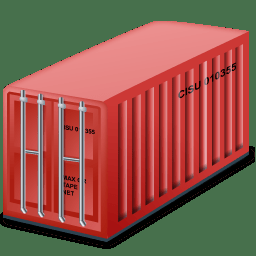
#> input picture container.png, 256 x 256 px
$ jupyter execute edge_detector.ipynb
#> lines starting #> are read from the running program, lines starting #| are printed output that depends on the picture
[cell 1]
import numpy as np
import cv2
import matplotlib.pyplot as plt

[cell 2]
img = cv2.imread("container.png")
#> img is the input picture: shape (256, 256, 3); mean B, G, R 74.3, 87.7, 143.7

[cell 3]
while(img.shape[0]>1025):
    img=cv2.resize(img, (0, 0), fx=0.25, fy=0.25, interpolation=cv2.INTER_AREA)
img2=img.copy()
img3=img.copy()
img.shape
#> Out = (256, 256, 3)

[cell 4]
vertical_convu_mat=np.array([[0.25,0.5,0.25],[0.0,0.0,0.0],[-0.25,-0.5,-0.25]])
vertical_convu_mat

[cell 5]
horizontal_convu_mat=np.array([[0.25,0,-0.25],[0.5,0,-0.5],[0.25,0,-0.25]])
horizontal_convu_mat

[cell 6]
def get_vertical_edges(i,j,img):
    sum=0.0
    for ii in range(-1,2):
        for jj in range(-1,2):
            if(i+ii>=0 and j+jj>=0 and i+ii<img.shape[0] and j+jj<img.shape[1]):
                sum += img[i+ii,j+jj]*vertical_convu_mat[ii+1][jj+1]
    return sum

[cell 7]
def get_horizontal_edge(i,j,img):
    sum=0.0
    for ii in range(-1,2):
        for jj in range(-1,2):
            if(i+ii>=0 and j+jj>=0 and i+ii<img.shape[0] and j+jj<img.shape[1]):
                sum += img[i+ii,j+jj]*horizontal_convu_mat[ii+1][jj+1]
    return sum

[cell 8]
for i in range(0,img.shape[0]):
    for j in range(0,img.shape[1]):
        img2[i,j]= get_vertical_edges(i,j,img)
        img3[i,j] = get_horizontal_edge(i,j,img)
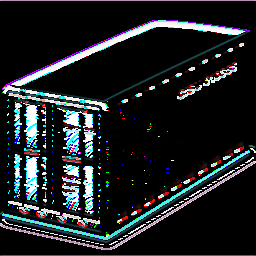
#> img2: shape (256, 256, 3); mean B, G, R 36, 33.3, 28.4
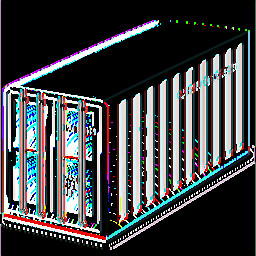
#> img3: shape (256, 256, 3); mean B, G, R 69.6, 67.3, 65.5
